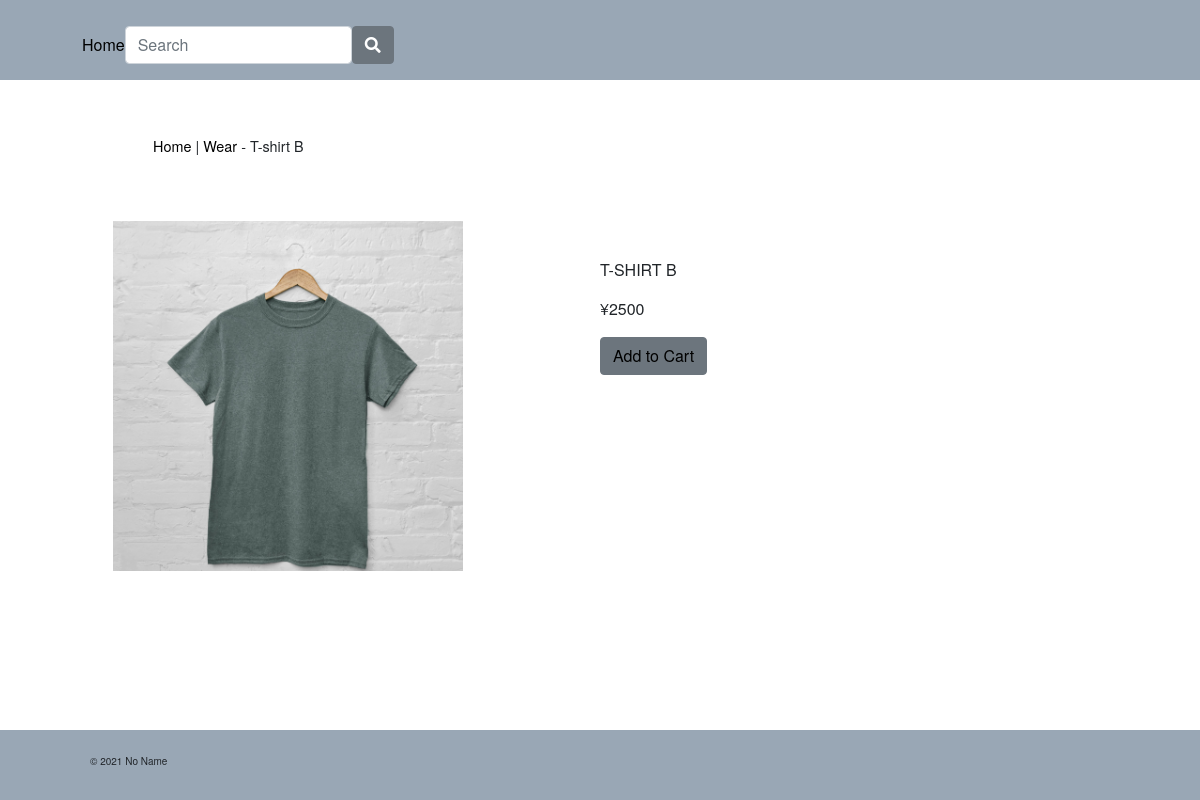
Page /shop/wear/tshirt_b/ on the committed database.
### shop/models.py (models this page shows, shortened)
class Product(models.Model):
    name = models.CharField(max_length=250, unique=True)
    slug = models.SlugField(max_length=250, unique=True)
    description = models.TextField(blank=True)
    category = models.ForeignKey(Category, on_delete=models.CASCADE)
    price = models.DecimalField(max_digits=10, decimal_places=0)
    image = models.ImageField(upload_to='product', blank=True)
    stock = models.IntegerField()
    available = models.BooleanField(default=True)
    created = models.DateTimeField(auto_now_add=True)
    updated = models.DateTimeField(auto_now=True)

class Category(models.Model):
    name = models.CharField(max_length=250, )
    slug = models.SlugField(max_length=250, )
    def get_url(self):
        return reverse('shop:products_by_category', args=[self.slug])
    def __str__(self):
         return self.name

### shop/views.py (the view)
# urls.py: path('<slug:c_slug>/<slug:product_slug>/', views.ProdCatDetail, name='ProdCatDetail'),
def ProdCatDetail(request, c_slug, product_slug):
    try:
        product = Product.objects.get(category__slug=c_slug, slug=product_slug)
    except Exception as e:
        raise e
    return render(request, 'shop/product.html', {'product': product})

### cart/context_processors.py (called while the page is built)
def counter(request):
    item_count = 0
    if 'admin' in request.path:
        return {}
    else:
        try:
            cart = Cart.objects.filter(cart_id=_cart_id(request))
            cart_items = CartItem.objects.all().filter(cart=cart[:1])
            for cart_item in cart_items:
                item_count += cart_item.quantity
        except Cart.DoesNotExist:
            item_count = 0
    return dict(item_count = item_count)

### cart/views.py (called while the page is built)
def _cart_id(request):
    cart = request.session.session_key
    if not cart:
        cart = request.session.create()
    return cart

### shop/context_processors.py (called while the page is built)
def menu_links(request):
    links = Category.objects.all()
    return dict(links=links)

### shop/templates/shop/product.html (shortened to what this page needs)
{% extends "base.html" %}
{% load static %}
{% block content %}
<div class="row my_prod_row_class">
  <div class="mx-auto w-75 mt-4 product ">
      <p class=""></p><a href="{% url 'shop:allProdCat' %}">Home</a> | <a href="{{ product.category.get_url }}">{{product.category}}</a> - {{product.name}}</p>
      </div>
          <div class="row my-5">
              <div class="col-12 col-sm-12 col-md-12 col-lg-6 text-center">
                  <div style="min-width: 18rem">
                      <img class="product-img" src="{{product.image.url}}" alt="{{product.name}}">
                  </div>
              </div>
              <div class="col-12 col-sm-12 col-md-12 col-lg-6 my-4">
                  <div>
                      <h1 class="my_prod_title">{{product.name}}</h1>
                      <p class="my_prod_price">¥{{product.price}}</p>
                      {% if product.stock <= 0 %}
                      <p class="my_prod_text"><b>Out of Stock</b></p>
                      {% else %}
                      <a class="btn btn-secondary" href="{% url 'cart:add_cart' product.id %}">Add to Cart</a>
                      {% endif %}
                  </div>
              </div>
          </div>
    </div>
{% endblock %}

### static/css/style.css (style rules this page uses)
*,*::before,*::after { box-sizing: border-box; }
html { width: 100%; position: relative; min-height: 100%; }
body { font-family: "Helvetica Neue",Arial,"Hiragino Kaku Gothic ProN","Hiragino Sans",Meiryo,sans-serif; font-size: 62.5%; padding-bottom: 70px; }
img { object-fit: cover; }
a:link,a:visited,a:hover, a:active { text-decoration: none; color: black; }
.product { font-size: 0.9rem; }
.my_prod_row_class { padding-top: 15px; padding-bottom: 20px; }
.my_prod_title { font-size: 16px; text-transform: uppercase; padding-top: 15px; padding-bottom: 10px; }
.product-img { width: 350px; height: 350px; }
.my_prod_price { font-size: 1.0rem; }

### rows in the picture
Product: category "Wear", name "T-shirt B", image (picture), name "T-SHIRT B", price "2500"
